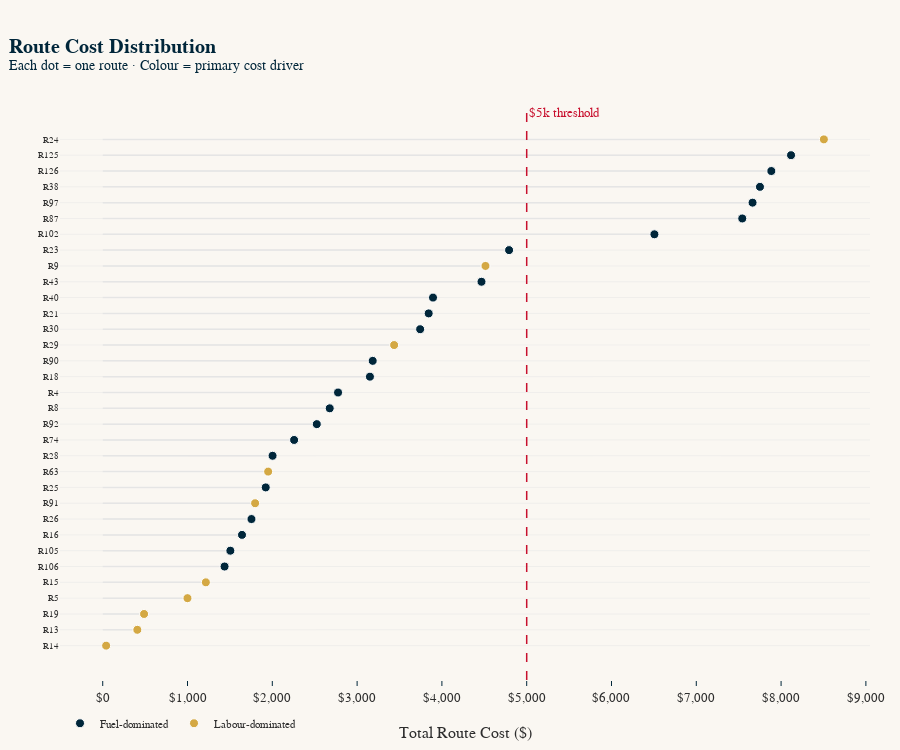

Notebook code for this chart:
### Markdown cell above
---
## 2 - Route Cost Distribution

Not all routes are equal. The cheapest route costs $581 (a short hop to Santa Claus, IN), while the most expensive runs $8,796 (a cross-country haul through Las Vegas, Portland, and Forks, WA).

Each route below is coloured by its dominant cost driver -- fuel or labour. Routes above the $5,000 line account for a disproportionate share of total spend and are the first candidates for consolidation or mode-shifting to rail.

### Code cell
# ---
# CHART 2 ·  Route Cost Lollipop Chart (sorted, with threshold)
# ---

df = routes.sort_values("Total$", ascending=True).reset_index(drop=True)
df["route_label"] = "R" + df["Route"].astype(str)

# colour by whether fuel or labour dominates
df["dominant"] = np.where(df["Fuel$"] > df["Labour$"], "Fuel-dominated", "Labour-dominated")
colour_map = {"Fuel-dominated": ADM["navy"], "Labour-dominated": ADM["gold"]}

fig = go.Figure()

# stems
for _, row in df.iterrows():
    fig.add_trace(go.Scatter(
        x=[0, row["Total$"]], y=[row["route_label"], row["route_label"]],
        mode="lines", line=dict(color=ADM["light_grey"], width=1.5),
        showlegend=False, hoverinfo="skip",
    ))

# dots
for dom, grp in df.groupby("dominant"):
    fig.add_trace(go.Scatter(
        x=grp["Total$"], y=grp["route_label"],
        mode="markers", name=dom,
        marker=dict(size=9, color=colour_map[dom], line=dict(width=1, color="white")),
        hovertemplate="<b>Route %{y}</b><br>$%{x:,.0f}<extra></extra>",
    ))

# threshold line
fig.add_vline(x=5000, line_dash="dash", line_color=ADM["crimson"], line_width=1.5,
              annotation_text="$5k threshold", annotation_position="top right",
              annotation_font_color=ADM["crimson"])

fig.update_layout(
    title="<b>Route Cost Distribution</b><br><sup>Each dot = one route · Colour = primary cost driver</sup>",
    xaxis=dict(title="Total Route Cost ($)", tickprefix="$", tickformat=",.0f"),
    yaxis=dict(title="", tickfont=dict(size=9)),
    height=750, width=900,
    legend=dict(orientation="h", yanchor="top", y=-0.05, xanchor="left", x=0),
)
fig.show()

### Figure 1 — Plotly figure (JSON) as saved in the notebook; plotly's stock layout.template omitted (floating-point values rounded to 4 significant figures)
{"data": [{"hoverinfo": "skip", "line": {"color": "#E5E5E5", "width": 1.5}, "mode": "lines", "showlegend": false, "type": "scatter", "x": [0, 40.17], "y": ["R14", "R14"]}, {"hoverinfo": "skip", "line": {"color": "#E5E5E5", "width": 1.5}, "mode": "lines", "showlegend": false, "type": "scatter", "x": [0, 408.3], "y": ["R13", "R13"]}, {"hoverinfo": "skip", "line": {"color": "#E5E5E5", "width": 1.5}, "mode": "lines", "showlegend": false, "type": "scatter", "x": [0, 487.7], "y": ["R19", "R19"]}, {"hoverinfo": "skip", "line": {"color": "#E5E5E5", "width": 1.5}, "mode": "lines", "showlegend": false, "type": "scatter", "x": [0, 999.5], "y": ["R5", "R5"]}, {"hoverinfo": "skip", "line": {"color": "#E5E5E5", "width": 1.5}, "mode": "lines", "showlegend": false, "type": "scatter", "x": [0, 1216.0], "y": ["R15", "R15"]}, {"hoverinfo": "skip", "line": {"color": "#E5E5E5", "width": 1.5}, "mode": "lines", "showlegend": false, "type": "scatter", "x": [0, 1437.0], "y": ["R106", "R106"]}, {"hoverinfo": "skip", "line": {"color": "#E5E5E5", "width": 1.5}, "mode": "lines", "showlegend": false, "type": "scatter", "x": [0, 1505.0], "y": ["R105", "R105"]}, {"hoverinfo": "skip", "line": {"color": "#E5E5E5", "width": 1.5}, "mode": "lines", "showlegend": false, "type": "scatter", "x": [0, 1643.0], "y": ["R16", "R16"]}, {"hoverinfo": "skip", "line": {"color": "#E5E5E5", "width": 1.5}, "mode": "lines", "showlegend": false, "type": "scatter", "x": [0, 1754.0], "y": ["R26", "R26"]}, {"hoverinfo": "skip", "line": {"color": "#E5E5E5", "width": 1.5}, "mode": "lines", "showlegend": false, "type": "scatter", "x": [0, 1797.0], "y": ["R91", "R91"]}, {"hoverinfo": "skip", "line": {"color": "#E5E5E5", "width": 1.5}, "mode": "lines", "showlegend": false, "type": "scatter", "x": [0, 1922.0], "y": ["R25", "R25"]}, {"hoverinfo": "skip", "line": {"color": "#E5E5E5", "width": 1.5}, "mode": "lines", "showlegend": false, "type": "scatter", "x": [0, 1951.0], "y": ["R63", "R63"]}, {"hoverinfo": "skip", "line": {"color": "#E5E5E5", "width": 1.5}, "mode": "lines", "showlegend": false, "type": "scatter", "x": [0, 2003.0], "y": ["R28", "R28"]}, {"hoverinfo": "skip", "line": {"color": "#E5E5E5", "width": 1.5}, "mode": "lines", "showlegend": false, "type": "scatter", "x": [0, 2257.0], "y": ["R74", "R74"]}, {"hoverinfo": "skip", "line": {"color": "#E5E5E5", "width": 1.5}, "mode": "lines", "showlegend": false, "type": "scatter", "x": [0, 2525.0], "y": ["R92", "R92"]}, {"hoverinfo": "skip", "line": {"color": "#E5E5E5", "width": 1.5}, "mode": "lines", "showlegend": false, "type": "scatter", "x": [0, 2677.0], "y": ["R8", "R8"]}, {"hoverinfo": "skip", "line": {"color": "#E5E5E5", "width": 1.5}, "mode": "lines", "showlegend": false, "type": "scatter", "x": [0, 2775.0], "y": ["R4", "R4"]}, {"hoverinfo": "skip", "line": {"color": "#E5E5E5", "width": 1.5}, "mode": "lines", "showlegend": false, "type": "scatter", "x": [0, 3151.0], "y": ["R18", "R18"]}, {"hoverinfo": "skip", "line": {"color": "#E5E5E5", "width": 1.5}, "mode": "lines", "showlegend": false, "type": "scatter", "x": [0, 3184.0], "y": ["R90", "R90"]}, {"hoverinfo": "skip", "line": {"color": "#E5E5E5", "width": 1.5}, "mode": "lines", "showlegend": false, "type": "scatter", "x": [0, 3437.0], "y": ["R29", "R29"]}, {"hoverinfo": "skip", "line": {"color": "#E5E5E5", "width": 1.5}, "mode": "lines", "showlegend": false, "type": "scatter", "x": [0, 3743.0], "y": ["R30", "R30"]}, {"hoverinfo": "skip", "line": {"color": "#E5E5E5", "width": 1.5}, "mode": "lines", "showlegend": false, "type": "scatter", "x": [0, 3844.0], "y": ["R21", "R21"]}, {"hoverinfo": "skip", "line": {"color": "#E5E5E5", "width": 1.5}, "mode": "lines", "showlegend": false, "type": "scatter", "x": [0, 3895.0], "y": ["R40", "R40"]}, {"hoverinfo": "skip", "line": {"color": "#E5E5E5", "width": 1.5}, "mode": "lines", "showlegend": false, "type": "scatter", "x": [0, 4467.0], "y": ["R43", "R43"]}, {"hoverinfo": "skip", "line": {"color": "#E5E5E5", "width": 1.5}, "mode": "lines", "showlegend": false, "type": "scatter", "x": [0, 4514.0], "y": ["R9", "R9"]}, {"hoverinfo": "skip", "line": {"color": "#E5E5E5", "width": 1.5}, "mode": "lines", "showlegend": false, "type": "scatter", "x": [0, 4792.0], "y": ["R23", "R23"]}, {"hoverinfo": "skip", "line": {"color": "#E5E5E5", "width": 1.5}, "mode": "lines", "showlegend": false, "type": "scatter", "x": [0, 6506.0], "y": ["R102", "R102"]}, {"hoverinfo": "skip", "line": {"color": "#E5E5E5", "width": 1.5}, "mode": "lines", "showlegend": false, "type": "scatter", "x": [0, 7542.0], "y": ["R87", "R87"]}, {"hoverinfo": "skip", "line": {"color": "#E5E5E5", "width": 1.5}, "mode": "lines", "showlegend": false, "type": "scatter", "x": [0, 7664.0], "y": ["R97", "R97"]}, {"hoverinfo": "skip", "line": {"color": "#E5E5E5", "width": 1.5}, "mode": "lines", "showlegend": false, "type": "scatter", "x": [0, 7751.0], "y": ["R38", "R38"]}, {"hoverinfo": "skip", "line": {"color": "#E5E5E5", "width": 1.5}, "mode": "lines", "showlegend": false, "type": "scatter", "x": [0, 7885.0], "y": ["R126", "R126"]}, {"hoverinfo": "skip", "line": {"color": "#E5E5E5", "width": 1.5}, "mode": "lines", "showlegend": false, "type": "scatter", "x": [0, 8117.0], "y": ["R125", "R125"]}, {"hoverinfo": "skip", "line": {"color": "#E5E5E5", "width": 1.5}, "mode": "lines", "showlegend": false, "type": "scatter", "x": [0, 8505.0], "y": ["R24", "R24"]}, {"hovertemplate": "<b>Route %{y}</b><br>$%{x:,.0f}<extra></extra>", "marker": {"color": "#00263A", "line": {"color": "white", "width": 1}, "size": 9}, "mode": "markers", "name": "Fuel-dominated", "type": "scatter", "x": [1437.0, 1505.0, 1643.0, 1754.0, 1922.0, 2003.0, 2257.0, 2525.0, 2677.0, 2775.0, 3151.0, 3184.0, 3743.0, 3844.0, 3895.0, 4467.0, 4792.0, 6506.0, 7542.0, 7664.0, 7751.0, 7885.0, 8117.0], "y": ["R106", "R105", "R16", "R26", "R25", "R28", "R74", "R92", "R8", "R4", "R18", "R90", "R30", "R21", "R40", "R43", "R23", "R102", "R87", "R97", "R38", "R126", "R125"]}, {"hovertemplate": "<b>Route %{y}</b><br>$%{x:,.0f}<extra></extra>", "marker": {"color": "#D4A843", "line": {"color": "white", "width": 1}, "size": 9}, "mode": "markers", "name": "Labour-dominated", "type": "scatter", "x": [40.17, 408.3, 487.7, 999.5, 1216.0, 1797.0, 1951.0, 3437.0, 4514.0, 8505.0], "y": ["R14", "R13", "R19", "R5", "R15", "R91", "R63", "R29", "R9", "R24"]}], "layout": {"annotations": [{"font": {"color": "#C8102E"}, "showarrow": false, "text": "$5k threshold", "x": 5000, "xanchor": "left", "xref": "x", "y": 1, "yanchor": "top", "yref": "y domain"}], "height": 750, "legend": {"orientation": "h", "x": 0, "xanchor": "left", "y": -0.05, "yanchor": "top"}, "shapes": [{"line": {"color": "#C8102E", "dash": "dash", "width": 1.5}, "type": "line", "x0": 5000, "x1": 5000, "xref": "x", "y0": 0, "y1": 1, "yref": "y domain"}], "title": {"text": "<b>Route Cost Distribution</b><br><sup>Each dot = one route · Colour = primary cost driver</sup>"}, "width": 900, "xaxis": {"tickformat": ",.0f", "tickprefix": "$", "title": {"text": "Total Route Cost ($)"}}, "yaxis": {"tickfont": {"size": 9}, "title": {"text": ""}}}}
